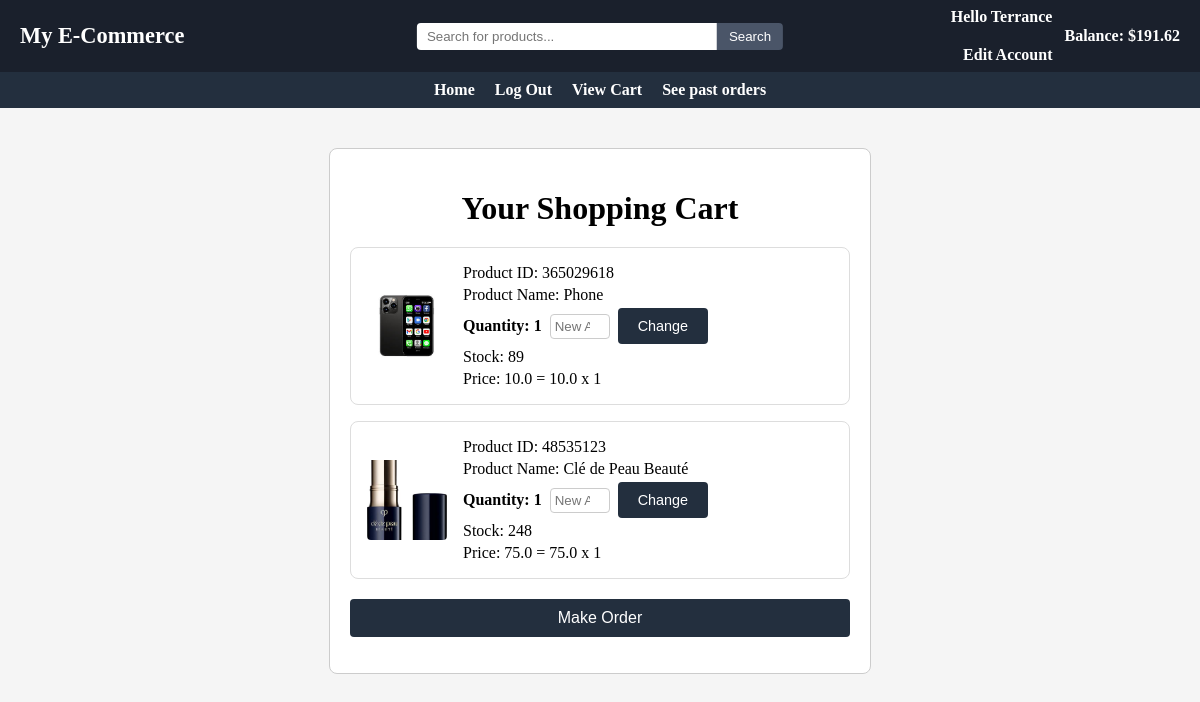
The page /925122535/buy/cart on the database as committed earlier.
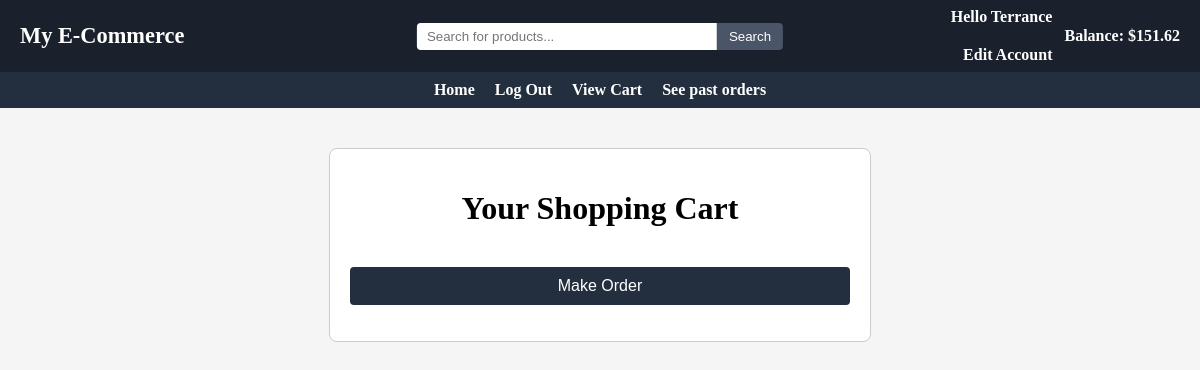
The same page on the database as committed later.
### main/models.py (models this page shows, shortened)
class User(models.Model):
    userID = models.BigIntegerField(primary_key=True)
    username = models.CharField(max_length=50, unique=True)
    password = models.CharField(max_length=200)
    email = models.EmailField()
    role = models.SmallIntegerField()
    balance = models.FloatField(default=0)
    approved = models.BooleanField(default=False)

class Cart(models.Model):
    buyer = models.ForeignKey(User, on_delete=models.CASCADE)
    item = models.ForeignKey(Item, on_delete=models.CASCADE)
    amount = models.IntegerField(default=1)
    price = models.FloatField()

class Item(models.Model):
    itemID = models.BigIntegerField(primary_key=True)
    name = models.CharField(max_length=200)
    category = models.CharField(max_length=100)
    image = models.ImageField(upload_to='main/static/images', default='p')
    description = models.CharField(max_length=300)
    price = models.FloatField(default=0.0)
    stock = models.IntegerField(default=0)
    seller = models.ForeignKey(User, on_delete=models.CASCADE)
    date_added=models.DateField(default=date.today())
    approved = models.BooleanField(default=False)

### main/views.py (the view, shortened to what this page needs)
# urls.py: path("buy/cart", views.viewCart, name="viewCart"),
def viewCart(request, UserID=0):
    userData = 0
    try:
        userData = User.objects.get(userID=UserID)
        if(userData.role == 0):
            messages.add_message(request, messages.SUCCESS, "This account was rejected by an admin. Please create a new account")
            userData.delete()
    except User.DoesNotExist:
        userData = 0
        items = Item.objects.filter(~Q(price=0.0))
        items = items.filter(approved=True).order_by('name')[:20]
        return render(request, "index.html", {"userData": userData, "userID":UserID, "items":items})
    idIsValid = False
    cart = Cart.objects.filter(buyer=userData)
    return render(request, "cart.html", context={"userData":userData, "cart":cart})

### main/templates/cart.html (shortened to what this page needs)
{%extends 'base.html'%}
{%block content%}
<div class="form-container">
  {%block title%}<h1>Your Shopping Cart</h1>{%endblock title%}
  <form method="POST">
    <div class="cart-list">
      {% for item in cart %}
      <div class="cart-card">
        <img src="{{ item.item.image.url|slice:'5:' }}" alt="{{ item.item.name }}" class="item-img"/>
        <ul class="cart-details">
          <li>Product ID: {{ item.item.itemID }}</li>
          <li>Product Name: {{ item.item.name }}</li>
          <li class="qty-item">
            <div class="qty-wrapper">
              <span class="qty-label">Quantity: {{ item.amount }}</span>
              <input type="number" name="v{{ item.id }}" class="qty-input" placeholder="New Amount" min="0" max="{{ item.item.stock }}" />
              <button type="submit" name="changeAmount" value="changeAmount" class="small-btn">Change</button>
            </div>
          </li>
          <li>Stock: {{ item.item.stock }}</li>
          <li>Price: {{ item.price }} = {{ item.item.price }} x {{ item.amount }}</li>
        </ul>
      </div>
      {% endfor %}
    </div>
    <button type="submit" name="makeOrder" value="makeOrder" class="btn make-order-btn">Make Order</button>
  </form>
</div>
{%endblock content%}

### main/templates/base.html (shortened to what this page needs)
{% load static %}
<link rel="stylesheet" href="{% static 'css/styles.css' %}">
<header class="topbar">
  <div class="topbar-left">
    <h1 class="site-title">My E-Commerce</h1>
  </div>
  <div class="topbar-center">
    <form method="POST" action="/{%if userData.userID and userData.approved%}{{userData.userID}}/{% endif %}search/">
      <input type="text" name="search" placeholder="Search for products..." class="topbar-search"/>
      <button type="submit" name = "searchSubmit" value = "searchSubmit">Search</button>
    </form>
  </div>
  <div class="topbar-right">
    {% if userData.userID and userData.approved %}
      <a href="/{{userData.userID}}/edit" class="user-link">
        <span>Hello {{userData.username}}</span><br/>
        <span>Edit Account</span>
      </a>
      <span class="balance">Balance: ${{userData.balance}}</span>
    {% endif %}
  </div>
</header>
<header class="navbar">
    <nav class="navbar-menu">
        <ul class="nav-list">
            {%if not userData.userID%}
              <li><a href="/">Home</a></li>
              <li><a href="/login">Login</a></li>
              <li><a href="/create">Register</a></li>
            {%else%}
              <li><a href="/{{userData.userID}}/main">Home</a></li>
              <li><a href="/">Log Out</a></li>
                {%if userData.role == 3%}
                    <li><a href="/{{userData.userID}}/auth/users">Authenticate users</a></li>
                    <li><a href="/{{userData.userID}}/auth/items">Authenticate items</a></li>
                    <li><a href="/{{userData.userID}}/auth/monitorUsers">Monitor Users</a></li>
                    <li><a href="/{{userData.userID}}/auth/monitorItems">Monitor Products</a></li>
                    <li><a href="/{{userData.userID}}/auth/orders">Monitor Transactions</a></li>
                {%elif userData.role == 2%}
                    <li><a href="/{{userData.userID}}/sell/makeItem">Add new product</a></li>
                    <li><a href="/{{userData.userID}}/sell/items">See and edit Products</a></li>
                    <li><a href="/{{userData.userID}}/sell/orders">See past ordered items</a></li>
                {%elif userData.role == 1%}
                    <li><a href="/{{userData.userID}}/buy/cart">View Cart</a></li>
                    <li><a href="/{{userData.userID}}/buy/orders">See past orders</a></li>
                {%endif%}
          </ul>
          {%endif%}
    </nav>
  </header>
{%if not userData or userData.approved%}
  {%block content%}
  {%endblock content%}
{%endif%}

Rows that differ between the two databases and show on the page:
removed Cart: item.image (picture), item.itemID "365029618", item.name "Phone", amount "1", item.stock "89", price "10.0", item.price "10.0"
removed Cart: item.image (picture), item.itemID "48535123", item.name "Clé de Peau Beauté", amount "1", item.stock "248", price "75.0", item.price "75.0"
changed User "Terrance": balance "191.62" → "151.62"
